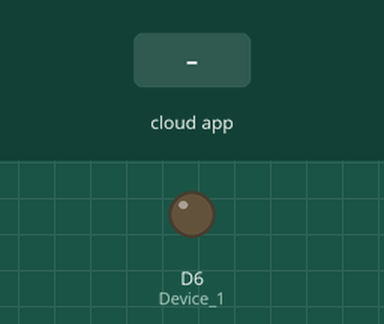
Recording of a sketch running on a simulated ESP8266 (NodeMCU). On the bench: output pins drawn as LEDs (lit = HIGH). Inputs (shaded band) come from the test bench. WiFi joins after 1.5 s; servers stay silent unless stated; the Firebase database answers and starts empty; what the sketch prints to the serial monitor is not drawn.

Above: at 2.7 s.
2.8 s: the phone or cloud app sets D1 to 1
At 4.0 s:
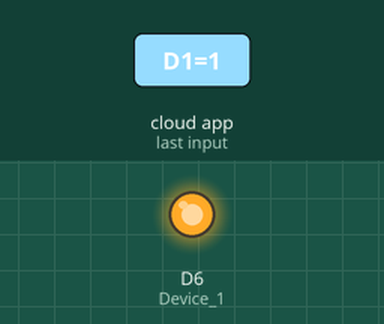
4.3 s: the phone or cloud app sets D1 to 0
At 5.3 s:
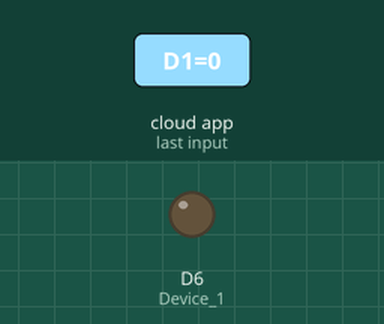
Timing chart, 0 to 7.3 s (numbered marks = the images above; inputs shaded):
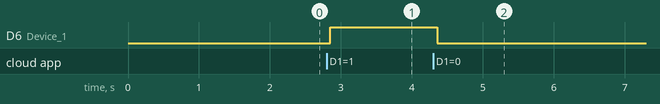

Measured:
- after the input at 2.8 s, D6 (Device_1): LOW → HIGH after 0.05 s
- after the input at 4.3 s, D6 (Device_1): HIGH → LOW after 0.05 s

The sketch:

Powering_LED_with_Esp_8266.ino
```cpp
#include <FirebaseESP8266.h>
#include  <ESP8266WiFi.h>


#define ssid "Netflix"  //WiFi SSID
#define password "123qwerty"  //WiFi Password
#define FIREBASE_HOST "zeta-bot-default-rtdb.firebaseio.com"       //Firebase Project URL Remove "https:" , "\" and "/"
#define FIREBASE_AUTH "WhAQQpO9rOGHFWHLyCRUYfoWC8dXPDskkLJC0IaD"      //Firebase Auth Token

FirebaseData firebaseData;

//If using Relay Module
int Device_1 = D6; //initialize D6 Pin


void setup() {

 Serial.begin(9600);
   WiFi.begin (ssid, password);
   while (WiFi.status() != WL_CONNECTED) {
    delay(500);
    Serial.print(".");
  }
  Serial.println ("");
  Serial.println ("WiFi Connected!");
  Firebase.begin(FIREBASE_HOST,FIREBASE_AUTH);
    pinMode(Device_1,OUTPUT);//initialize the Device OUTPUT

}

void loop() {

  if (Firebase.get(firebaseData,"/A1/D1")) {
    if (firebaseData.dataType() == "string") {
      String De1 = firebaseData.stringData();
          if (De1=="1"){
              digitalWrite(Device_1,HIGH); //Device1 is ON
          }
          else if (De1=="0"){
              digitalWrite(Device_1,LOW);//Device1 if OFF
            }}}

  }
```
